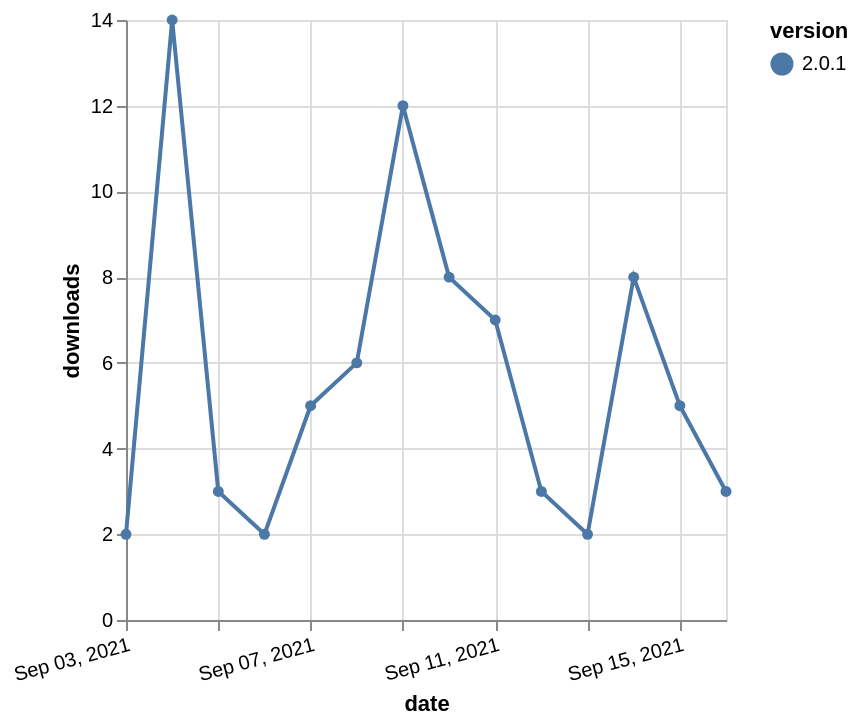

Vega-Lite specification for this chart:
### Vega-Lite specification from a JSON file in a GitHub repository (floating-point values rounded to 4 significant figures)
{"$schema": "https://vega.github.io/schema/vega-lite/v5.json", "description": "A simple bar chart with embedded data.", "data": {"values": [{"date": "2021-09-03", "total": 5561, "delta": 2, "version": "2.0.1"}, {"date": "2021-09-04", "total": 5575, "delta": 14, "version": "2.0.1"}, {"date": "2021-09-05", "total": 5578, "delta": 3, "version": "2.0.1"}, {"date": "2021-09-06", "total": 5580, "delta": 2, "version": "2.0.1"}, {"date": "2021-09-07", "total": 5585, "delta": 5, "version": "2.0.1"}, {"date": "2021-09-08", "total": 5591, "delta": 6, "version": "2.0.1"}, {"date": "2021-09-09", "total": 5603, "delta": 12, "version": "2.0.1"}, {"date": "2021-09-10", "total": 5611, "delta": 8, "version": "2.0.1"}, {"date": "2021-09-11", "total": 5618, "delta": 7, "version": "2.0.1"}, {"date": "2021-09-12", "total": 5621, "delta": 3, "version": "2.0.1"}, {"date": "2021-09-13", "total": 5623, "delta": 2, "version": "2.0.1"}, {"date": "2021-09-14", "total": 5631, "delta": 8, "version": "2.0.1"}, {"date": "2021-09-15", "total": 5636, "delta": 5, "version": "2.0.1"}, {"date": "2021-09-16", "total": 5639, "delta": 3, "version": "2.0.1"}]}, "width": "container", "mark": {"type": "line", "point": {"filled": true}}, "encoding": {"x": {"field": "date", "type": "temporal", "timeUnit": "yearmonthdate", "title": "date", "axis": {"labelAngle": -15}}, "y": {"field": "delta", "type": "quantitative", "title": "downloads"}, "color": {"field": "version", "type": "nominal"}, "tooltip": {"field": "delta"}}}
